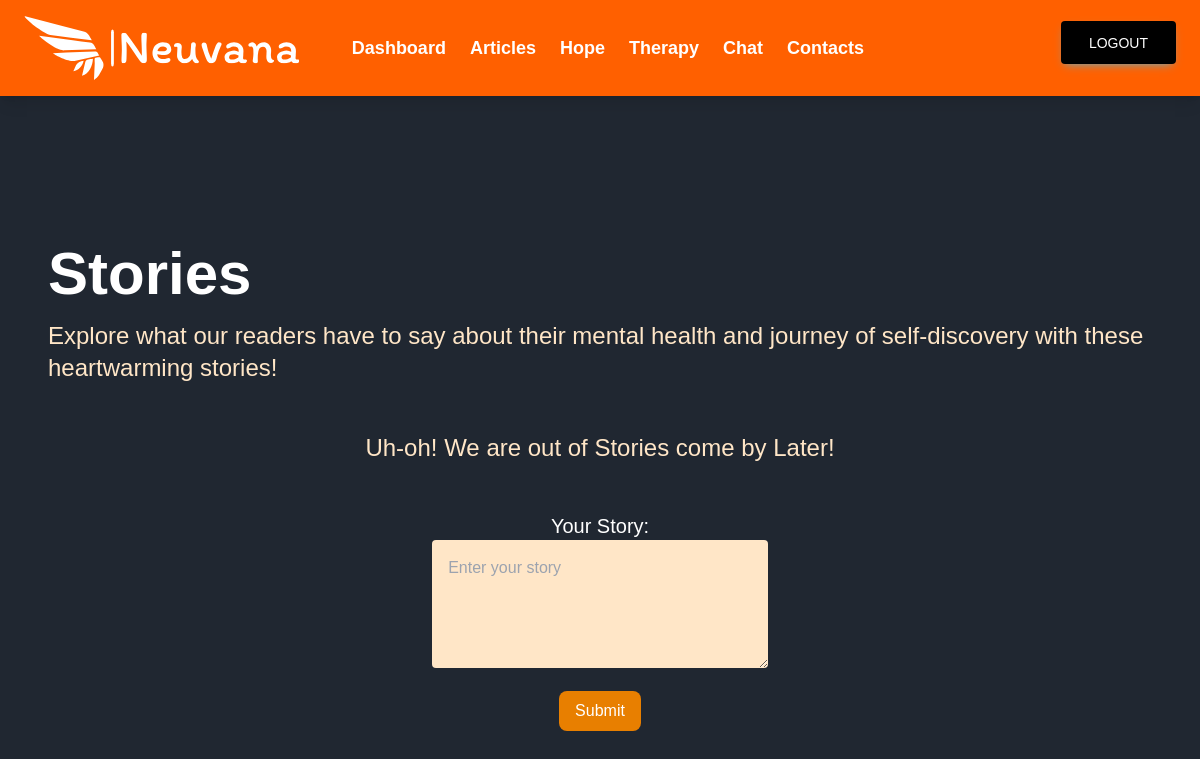
/hope (signed in), run on an earlier commit of the app's database.
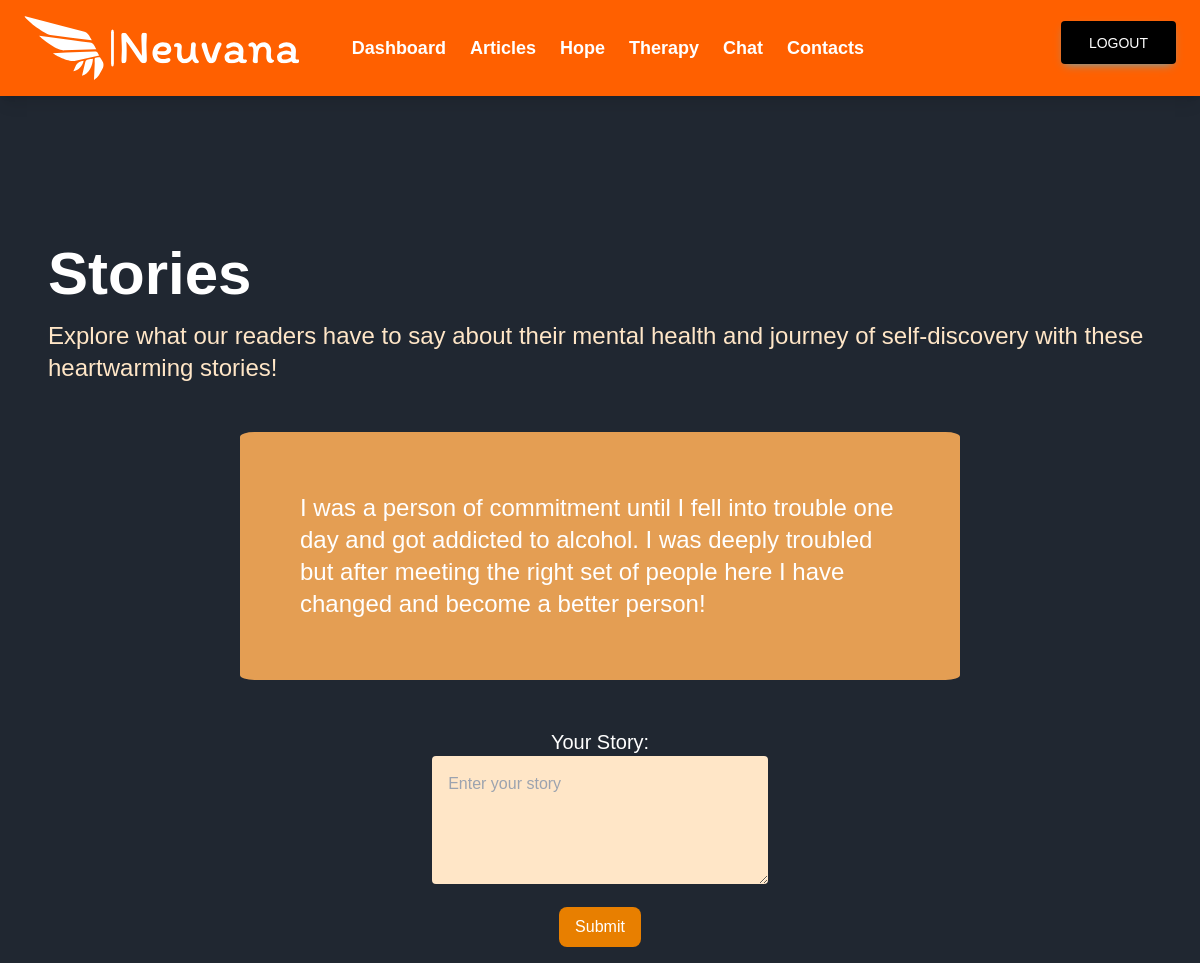
And on a later commit of the database.
### app.py (models this page shows, shortened)
class Stories(db.Model):
    sno = db.Column(db.Integer, primary_key = True)
    username = db.Column(db.String(100), nullable = False)
    story = db.Column(db.String(1500), nullable = False)

### app.py (the view, shortened to what this page needs)
@app.route('/hope',methods=['GET','POST'])
def hope():
    if 'username' not in session:
        return redirect(url_for('login'))
    story = None
    error = None
    username = session['username']
    qry = Stories.query.all()
    if len(qry) == 0:
        return render_template('hope.html',error=error,username=username,story=story)
    try:
        random.seed(time.time())
        sel = random.randint(0,len(qry))
        story = qry[sel].story
    except:
        story = qry[0].story
    return render_template('hope.html',error=error,username=username,story=story)

### templates/hope.html (shortened to what this page needs)
<!DOCTYPE html>
<html lang="en">
<head>
    <link rel="stylesheet" href="{{ url_for('static', filename='style.css' )}}">
    <script src="https://cdn.tailwindcss.com"></script>
</head>
<body>
      <header class="primorange shadow-lg h-24 hidden md:flex">
        <a href="" class=" flex-shrink flex items-center justify-center px-4 lg:px-6 xl:px-8">
          <img class="h-16" src="{{ url_for('static', filename='white.svg' )}}" alt="" />
        </a>
        <nav class="header-links contents font-semibold text-base lg:text-lg">
          <ul class="flex items-center ml-4 xl:ml-8 mx-auto">
            <li class="p-3 xl:p-6 ">
              <a href="{{ url_for('dashboard') }}">
                <span>Dashboard</span>
              </a>
            </li>
            <li class="p-3 xl:p-6">
              <a href="{{ url_for('articles') }}">
                <span>Articles</span>
              </a>
            </li>
            <li class="p-3 xl:p-6">
              <a href="{{ url_for('hope') }}">
                <span>Hope</span>
              </a>
            </li>
            <li class="p-3 xl:p-6">
              <a href="{{ url_for('therapy') }}">
                <span>Therapy</span>
              </a>
            </li>
            <li class="p-3 xl:p-6 ">
              <a href="{{ url_for('chatbot') }}">
                <span>Chat</span>
              </a>
            </li>
            <li class="p-3 xl:p-6">
              <a href="#">
                <span>Contacts</span>
              </a>
            </li>
          </ul>
        </nav>
        <div class=" flex items-center px-4 lg:px-6 xl:px-8">
          <a
                    class="mb-3 flex w-full items-center justify-center text-black rounded bg-info px-7 pb-2.5 pt-3 text-center text-sm font-medium uppercase leading-normal text-white shadow-[0_4px_9px_-4px_#54b4d3] transition duration-150 ease-in-out hover:bg-info-600 hover:shadow-[0_8px_9px_-4px_rgba(84,180,211,0.3),0_4px_18px_0_rgba(84,180,211,0.2)] focus:bg-info-600 focus:shadow-[0_8px_9px_-4px_rgba(84,180,211,0.3),0_4px_18px_0_rgba(84,180,211,0.2)] focus:outline-none focus:ring-0 active:bg-info-700 active:shadow-[0_8px_9px_-4px_rgba(84,180,211,0.3),0_4px_18px_0_rgba(84,180,211,0.2)] dark:shadow-[0_4px_9px_-4px_rgba(84,180,211,0.5)] dark:hover:shadow-[0_8px_9px_-4px_rgba(84,180,211,0.2),0_4px_18px_0_rgba(84,180,211,0.1)] dark:focus:shadow-[0_8px_9px_-4px_rgba(84,180,211,0.2),0_4px_18px_0_rgba(84,180,211,0.1)] dark:active:shadow-[0_8px_9px_-4px_rgba(84,180,211,0.2),0_4px_18px_0_rgba(84,180,211,0.1)]"
                    style="background-color: rgb(0, 0, 0)"
                    href="{{ url_for('logout') }}"
                    role="button">
                    Logout
                </a>
        </div>
      </header>
      <section>
        <div class="p-8 m-4 items-center">
            <p class="text-6xl pb-4  font-semibold">Stories</p>
            <p class="text-2xl text-[#FFE6C7] font-medium">Explore what our readers have to say about their mental health and journey of self-discovery with these heartwarming stories! </p>
        </div>
        {% if story %}
        <div class="items-center " style="background-color: rgba(241, 166, 86, 0.94); margin-left: 20%; margin-right: 20%; border-radius: 2%; padding-left: 5%; padding-right: 5%;padding-top: 5%; padding-bottom: 5%;">
          <p class="text-2xl text-[#FFFFFF] font-medium">{{ story }}</p>
        </div>
        {% else %}
        <div class="items-center">
          <p class="text-2xl text-[#FFE6C7] font-medium">Uh-oh! We are out of Stories come by Later!</p>
        </div>
        {% endif %}
        <br>
        <br>
        <form action="/hope" method="POST">
          <div class="mb-4" align="center">
              <label for="text_input" class="text-xl text-[#FFFFFF] font-large center">Your Story:</label>
              <textarea id="story" name="story" class="w-full p-4 bg-[#FFE6C7] text-black rounded" rows="4" placeholder="Enter your story"></textarea>
          </div>
          <div class="mb-4" align="center">
              <button type="submit" class="bg-[#e87f00] text-white py-2 px-4 rounded-lg">Submit</button>
          </div>
      </form>
      </section>
</body>
</html>

### static/style.css (style rules this page uses)
p { font-size: 1.5rem; }
body { margin: 0; font-family: 'Prompt', sans-serif; color: white; background: #202731; overflow-x: hidden; }
section { position: relative; display: flex; flex-direction: column; align-items: center; min-height: 400px; padding-top: 100px; }
.primorange { background: #FF6000; }
.header-links li span { position: relative; z-index: 0; }
.header-links li span::before { content: ''; position: absolute; z-index: -1; bottom: 2px; left: -4px; right: -4px; display: block; height: 6px; }

What changed in the data, as far as the page shows it:
added Stories: story "I was a person of commitment until I fell into trouble one day and got addicted to alcohol. I was deeply troubled but after meeting the right set of people here I have changed and become a better person!"
Also different on the page:
text no longer shown: "Uh-oh! We are out of Stories come by Later!"
